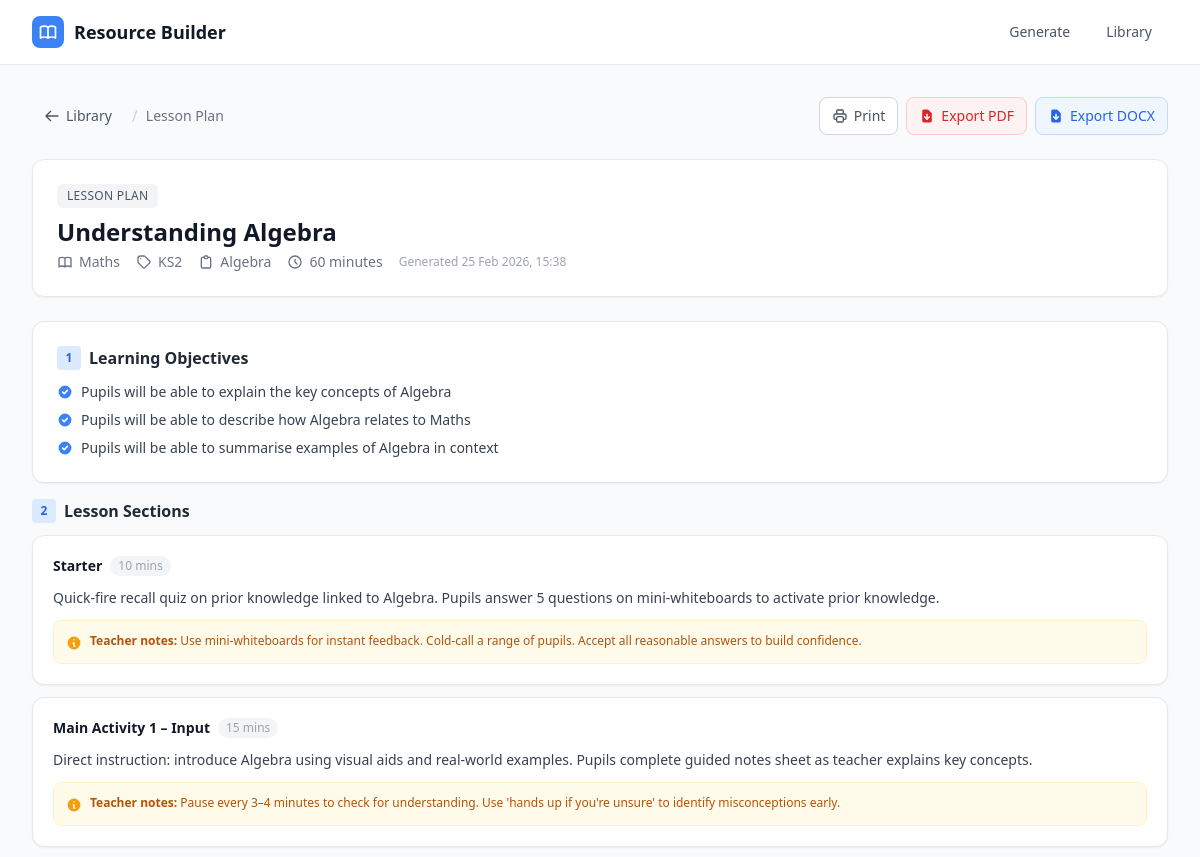
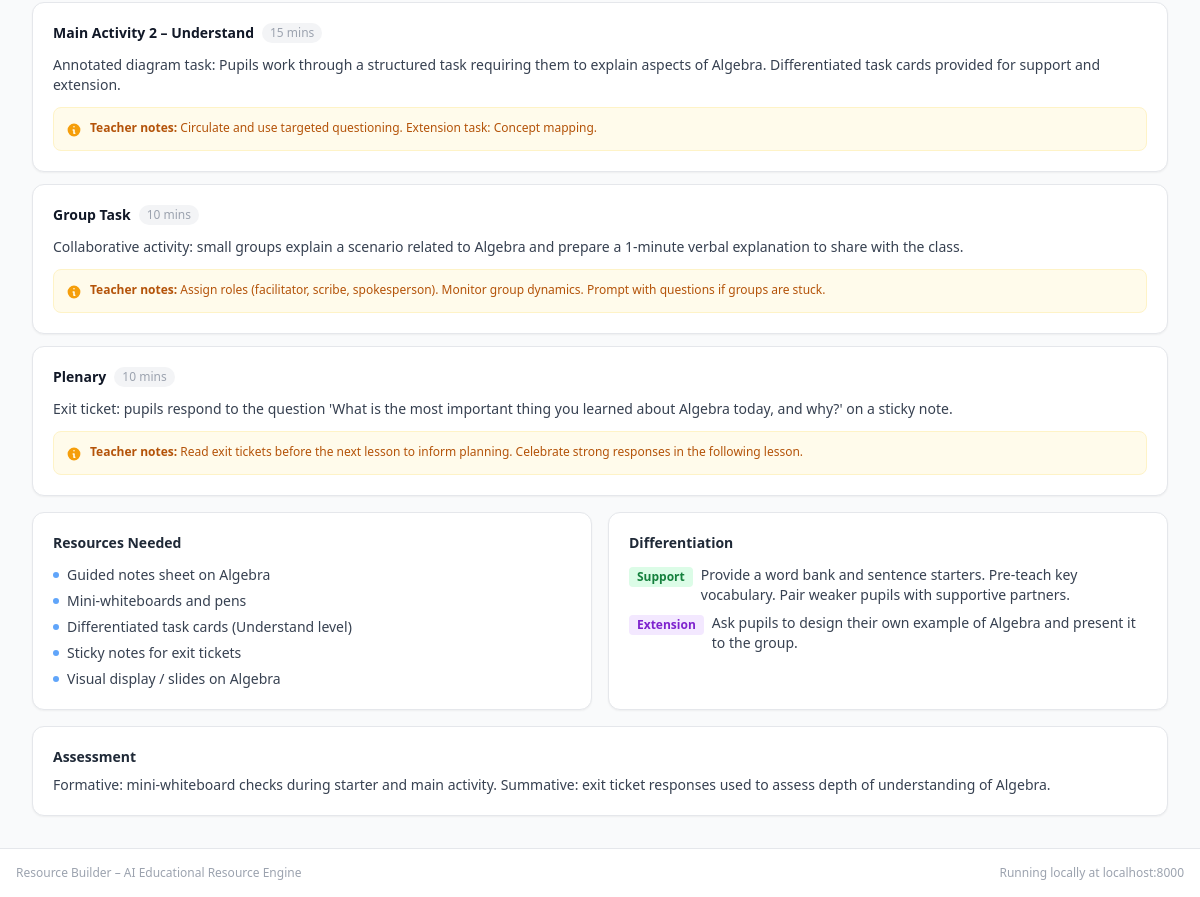
Page /resources/1 on the committed database (2 pictures, top to bottom).
### app/models.py (models this page shows)
class Resource(Base):
    __tablename__ = "resources"
    id = Column(Integer, primary_key=True, index=True)
    type = Column(String(50), nullable=False)        # lesson | worksheet | scheme | slides
    title = Column(String(255), nullable=False)
    subject = Column(String(100), nullable=False)
    key_stage = Column(String(20), nullable=False)
    topic = Column(String(255), nullable=False)
    input_prompt = Column(Text, nullable=False)
    structured_output = Column(Text, nullable=False)  # JSON string
    created_at = Column(DateTime(timezone=True), server_default=func.now())

### app/routers/resources.py (the view)
@router.get("/resources/{resource_id}", response_class=HTMLResponse)
async def preview_resource(resource_id: int, request: Request, db: Session = Depends(get_db)):
    resource = db.query(Resource).filter(Resource.id == resource_id).first()
    if not resource:
        raise HTTPException(status_code=404, detail="Resource not found")
    data = json.loads(resource.structured_output)
    ctx = _base_ctx(request)
    ctx["resource"] = resource
    ctx["data"] = data
    return templates.TemplateResponse("preview.html", ctx)

### app/templates/preview.html (shortened to what this page needs)
{% extends "base.html" %}
{% block content %}
<div class="no-print flex flex-col sm:flex-row items-start sm:items-center justify-between gap-4 mb-6">
  <div class="flex items-center gap-2">
    <a href="/library"
       class="inline-flex items-center gap-1.5 px-3 py-2 text-sm text-gray-600 hover:text-gray-900 hover:bg-gray-100 rounded-lg transition-colors">
      <svg class="w-4 h-4" fill="none" stroke="currentColor" viewBox="0 0 24 24">
        <path stroke-linecap="round" stroke-linejoin="round" stroke-width="2" d="M10 19l-7-7m0 0l7-7m-7 7h18"/>
      </svg>
      Library
    </a>
    <span class="text-gray-300">/</span>
    <span class="text-sm text-gray-500">{{ resource_type_labels.get(resource.type, resource.type) }}</span>
  </div>
  <div class="flex flex-wrap items-center gap-2">
    <button onclick="window.print()"
            class="inline-flex items-center gap-1.5 px-3 py-2 text-sm font-medium text-gray-600 bg-white border border-gray-300 rounded-lg hover:bg-gray-50 transition-colors">
      Print
    </button>
    <a href="/export/{{ resource.id }}/pdf"
       class="inline-flex items-center gap-1.5 px-3 py-2 text-sm font-medium text-red-600 bg-red-50 border border-red-200 rounded-lg hover:bg-red-100 transition-colors">
      Export PDF
    </a>
    {% if resource.type in ['lesson', 'worksheet', 'scheme'] %}
    <a href="/export/{{ resource.id }}/docx"
       class="inline-flex items-center gap-1.5 px-3 py-2 text-sm font-medium text-blue-600 bg-blue-50 border border-blue-200 rounded-lg hover:bg-blue-100 transition-colors">
      Export DOCX
    </a>
    {% endif %}
  </div>
</div>
<div class="bg-white rounded-xl border border-gray-200 shadow-sm p-6 mb-6">
  <div class="flex flex-wrap items-start justify-between gap-4">
    <div>
      <div class="flex items-center gap-2 mb-2">
        <span class="px-2.5 py-1 rounded-md bg-gray-100 text-gray-600 text-xs font-medium uppercase tracking-wide">
          {{ resource_type_labels.get(resource.type, resource.type) }}
        </span>
      </div>
      <h1 class="text-2xl font-bold text-gray-900 mb-1">{{ data.get('title', resource.title) }}</h1>
      <div class="flex flex-wrap items-center gap-4 text-sm text-gray-500">
        <span class="flex items-center gap-1.5">
          {{ resource.subject }}
        </span>
        <span class="flex items-center gap-1.5">
          <svg class="w-4 h-4" fill="none" stroke="currentColor" viewBox="0 0 24 24">
            <path stroke-linecap="round" stroke-linejoin="round" stroke-width="2" d="M7 7h.01M7 3h5c.512 0 1.024.195 1.414.586l7 7a2 2 0 010 2.828l-7 7a2 2 0 01-2.828 0l-7-7A1.994 1.994 0 013 12V7a4 4 0 014-4z"/>
          </svg>
          {{ resource.key_stage }}
        </span>
        <span class="flex items-center gap-1.5">
          <svg class="w-4 h-4" fill="none" stroke="currentColor" viewBox="0 0 24 24">
            <path stroke-linecap="round" stroke-linejoin="round" stroke-width="2" d="M9 5H7a2 2 0 00-2 2v12a2 2 0 002 2h10a2 2 0 002-2V7a2 2 0 00-2-2h-2M9 5a2 2 0 002 2h2a2 2 0 002-2M9 5a2 2 0 012-2h2a2 2 0 012 2"/>
          </svg>
          {{ resource.topic }}
        </span>
        {% if data.get('duration') %}
        <span class="flex items-center gap-1.5">
          <svg class="w-4 h-4" fill="none" stroke="currentColor" viewBox="0 0 24 24">
            <path stroke-linecap="round" stroke-linejoin="round" stroke-width="2" d="M12 8v4l3 3m6-3a9 9 0 11-18 0 9 9 0 0118 0z"/>
          </svg>
          {{ data.get('duration') }}
        </span>
        {% endif %}
        <span class="text-gray-400 text-xs">Generated {{ resource.created_at.strftime('%d %b %Y, %H:%M') }}</span>
      </div>
    </div>
  </div>
</div>
{% if resource.type == 'lesson' %}
  <div class="bg-white rounded-xl border border-gray-200 shadow-sm p-6 mb-4 prose-section">
    <h2 class="text-base font-semibold text-gray-800 mb-3 flex items-center gap-2">
      <span class="w-6 h-6 rounded bg-blue-100 flex items-center justify-center text-blue-600 text-xs font-bold">1</span>
      Learning Objectives
    </h2>
    <ul class="space-y-2">
      {% for obj in data.get('learning_objectives', []) %}
      <li class="flex items-start gap-2 text-sm text-gray-700">
        <svg class="w-4 h-4 text-blue-500 mt-0.5 flex-shrink-0" fill="currentColor" viewBox="0 0 20 20">
          <path fill-rule="evenodd" d="M10 18a8 8 0 100-16 8 8 0 000 16zm3.707-9.293a1 1 0 00-1.414-1.414L9 10.586 7.707 9.293a1 1 0 00-1.414 1.414l2 2a1 1 0 001.414 0l4-4z" clip-rule="evenodd"/>
        </svg>
        {{ obj }}
      </li>
      {% endfor %}
    </ul>
  </div>
  <div class="mb-4">
    <h2 class="text-base font-semibold text-gray-800 mb-3 flex items-center gap-2">
      <span class="w-6 h-6 rounded bg-blue-100 flex items-center justify-center text-blue-600 text-xs font-bold">2</span>
      Lesson Sections
    </h2>
    <div class="space-y-3">
      {% for section in data.get('sections', []) %}
      <div class="bg-white rounded-xl border border-gray-200 shadow-sm p-5 prose-section">
        <div class="flex items-center justify-between mb-3">
          <div class="flex items-center gap-2">
            <h3 class="font-semibold text-gray-900 text-sm">{{ section.get('title', '') }}</h3>
            {% if section.get('duration') %}
            <span class="text-xs text-gray-400 bg-gray-100 px-2 py-0.5 rounded-full">{{ section.get('duration') }}</span>
            {% endif %}
          </div>
        </div>
        <p class="text-sm text-gray-700 mb-3">{{ section.get('activity', '') }}</p>
        {% if section.get('teacher_notes') %}
        <div class="flex items-start gap-2 bg-amber-50 rounded-lg p-3 border border-amber-100">
          <svg class="w-4 h-4 text-amber-500 flex-shrink-0 mt-0.5" fill="currentColor" viewBox="0 0 20 20">
            <path fill-rule="evenodd" d="M18 10a8 8 0 11-16 0 8 8 0 0116 0zm-7-4a1 1 0 11-2 0 1 1 0 012 0zM9 9a1 1 0 000 2v3a1 1 0 001 1h1a1 1 0 100-2v-3a1 1 0 00-1-1H9z" clip-rule="evenodd"/>
          </svg>
          <p class="text-xs text-amber-700"><strong>Teacher notes:</strong> {{ section.get('teacher_notes', '') }}</p>
        </div>
        {% endif %}
      </div>
      {% endfor %}
    </div>
  </div>
  <div class="grid md:grid-cols-2 gap-4 mb-4">
    <div class="bg-white rounded-xl border border-gray-200 shadow-sm p-5">
      <h2 class="text-sm font-semibold text-gray-800 mb-3">Resources Needed</h2>
      <ul class="space-y-1.5">
        {% for r in data.get('resources_needed', []) %}
        <li class="flex items-center gap-2 text-sm text-gray-700">
          <span class="w-1.5 h-1.5 rounded-full bg-blue-400 flex-shrink-0"></span>
          {{ r }}
        </li>
        {% endfor %}
      </ul>
    </div>
    <div class="bg-white rounded-xl border border-gray-200 shadow-sm p-5">
      <h2 class="text-sm font-semibold text-gray-800 mb-3">Differentiation</h2>
      {% set diff = data.get('differentiation', {}) %}
      {% if diff %}
      <div class="space-y-2">
        <div class="flex items-start gap-2">
          <span class="text-xs font-semibold px-2 py-0.5 rounded bg-green-100 text-green-700 flex-shrink-0 mt-0.5">Support</span>
          <p class="text-sm text-gray-700">{{ diff.get('support', '') }}</p>
        </div>
        <div class="flex items-start gap-2">
          <span class="text-xs font-semibold px-2 py-0.5 rounded bg-purple-100 text-purple-700 flex-shrink-0 mt-0.5">Extension</span>
          <p class="text-sm text-gray-700">{{ diff.get('extension', '') }}</p>
        </div>
      </div>
      {% endif %}
    </div>
  </div>
  {% if data.get('assessment') %}
  <div class="bg-white rounded-xl border border-gray-200 shadow-sm p-5 prose-section">
    <h2 class="text-sm font-semibold text-gray-800 mb-2">Assessment</h2>
    <p class="text-sm text-gray-700">{{ data.get('assessment') }}</p>
  </div>
  {% endif %}
{% endif %}
{% endblock %}

### rows in the picture
Resource: get "Lesson Plan", get "LESSON PLAN", get "Understanding Algebra", subject "Maths", key_stage "KS2", topic "Algebra", created_at "25 Feb 2026, 15:38"

### other values in the picture
{{ data.get('duration') }} "60 minutes"
{{ obj }} "Pupils will be able to explain the key concepts of Algebra" "Pupils will be able to describe how Algebra relates to Maths" "Pupils will be able to summarise examples of Algebra in context"
{{ section.get('title', '') }} "Starter" "Main Activity 1 – Input" "Main Activity 2 – Understand" "Group Task" "Plenary"
{{ section.get('duration') }} "10 mins" "15 mins" "15 mins" "10 mins" "10 mins"
{{ section.get('activity', '') }} "Quick-fire recall quiz on prior knowledge linked to Algebra. Pupils answer 5 questions on mini-whiteboards to activate prior knowledge." "Direct instruction: introduce Algebra using visual aids and real-world examples. Pupils complete guided notes sheet as teacher explains key concepts." "Annotated diagram task: Pupils work through a structured task requiring them to explain aspects of Algebra. Differentiated task cards provided for support and extension." "Collaborative activity: small groups explain a scenario related to Algebra and prepare a 1-minute verbal explanation to share with the class." "Exit ticket: pupils respond to the question 'What is the most important thing you learned about Algebra today, and why?' on a sticky note."
{{ section.get('teacher_notes', '') }} "Use mini-whiteboards for instant feedback. Cold-call a range of pupils. Accept all reasonable answers to build confidence." "Pause every 3–4 minutes to check for understanding. Use 'hands up if you're unsure' to identify misconceptions early." "Circulate and use targeted questioning. Extension task: Concept mapping." "Assign roles (facilitator, scribe, spokesperson). Monitor group dynamics. Prompt with questions if groups are stuck." "Read exit tickets before the next lesson to inform planning. Celebrate strong responses in the following lesson."
{{ r }} "Guided notes sheet on Algebra" "Mini-whiteboards and pens" "Differentiated task cards (Understand level)" "Sticky notes for exit tickets" "Visual display / slides on Algebra"
{{ diff.get('support', '') }} "Provide a word bank and sentence starters. Pre-teach key vocabulary. Pair weaker pupils with supportive partners."
{{ diff.get('extension', '') }} "Ask pupils to design their own example of Algebra and present it to the group."
{{ data.get('assessment') }} "Formative: mini-whiteboard checks during starter and main activity. Summative: exit ticket responses used to assess depth of understanding of Algebra."
